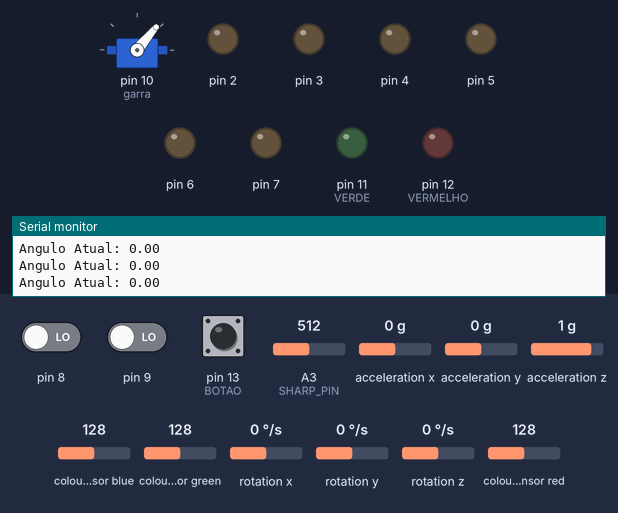
Simulated run of this sketch. Board: Arduino Uno, built with avr-gcc and run on an emulated ATmega328P. Shown: servo, output pins drawn as LEDs (lit = HIGH), the last lines printed to the serial monitor. Inputs (shaded band) come from the test bench; at power-on: rotation z 0 °/s, pin 8 LOW, pin 9 LOW, pin 13 (BOTAO) HIGH, A3 (SHARP_PIN) = 512, acceleration x 0 g, acceleration y 0 g, acceleration z 1 g, colour sensor blue 128, colour sensor green 128, rotation x 0 °/s, rotation y 0 °/s, colour sensor red 128.

Above: at 5.2 s.
5.3 s: rotation z set to -27 °/s
8.3 s: rotation z set to -33 °/s
At 9.6 s:
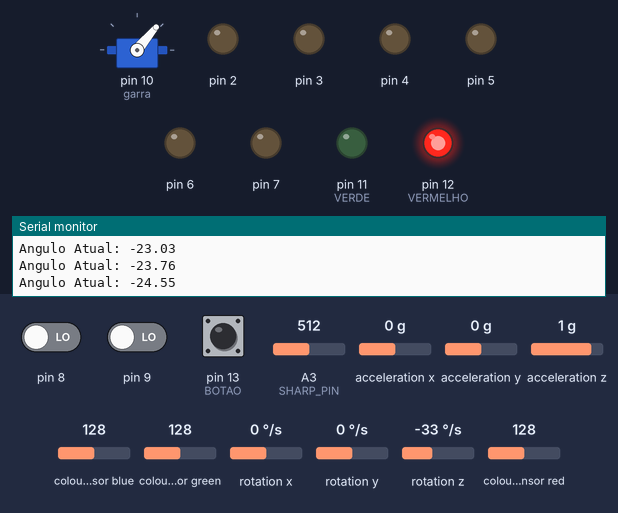
Timing chart, 0 to 11.3 s (numbered marks = the images above; inputs shaded):
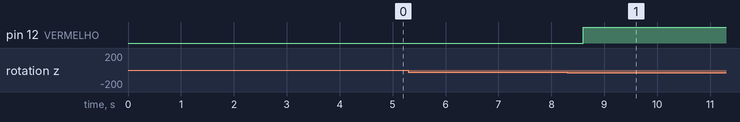

Measured:
- the behaviour switches between -30 and -31 °/s on rotation z (found by bisection; images 0 and 1)

The sketch:

main.ino
```cpp
#include "Carrinho.h"
#include "Giroscopio.h"
#include <Servo.h>

Servo garra;

// Definição dos pinos
#define MOTOR_E1 2
#define MOTOR_E2 4
#define MOTOR_EV 3
#define MOTOR_D1 7
#define MOTOR_D2 5
#define MOTOR_DV 6
#define SHARP_PIN A3
#define LINHA_E 9
#define LINHA_D 8
#define VERMELHO 12
#define VERDE 11
#define BOTAO 13

/* Trabalhando com métodos
1 - Para andar para frente: carrinho.moverFrente();
2 - Para andar para traz:  carrinho.moverTras();
3 - Para girar para direita: carrinho.girarDireita();
4 - Para girar para esquerda: carrinho.girarEsquerda();
5 - Para parar: carrinho.parar();
6 - Para ler sensores: carrinho.lerSensores();
7 - Para atualizar os angulos do giroscopio:  giroscopio.update();
8 - Para girar para direita: giroscopio.girar(90); // 90 grus
9 - Para girar para esquerda: giroscopio.girar(-90); // -90 grus


*/

Carrinho carrinho(MOTOR_E1, MOTOR_E2, MOTOR_EV, MOTOR_D1, MOTOR_D2, MOTOR_DV, SHARP_PIN, LINHA_E, LINHA_D, VERMELHO, VERDE, BOTAO);
Giroscopio giroscopio;

// Controle do botão e estado
bool botaoPressionado = false;
int estadoFase = 0;

void setup() {
  Serial.begin(9600);
  carrinho.begin();
  giroscopio.begin();
  Serial.println("Sistema Inicializado!");
  garra.attach(10);
  garra.write(50);
  delay(2000);
}

void loop() {
  // Atualiza os valores do giroscópio
  giroscopio.update();

  // Lê sensores do carrinho
  carrinho.lerSensores();

  giroscopio.girar(90); // 90 grus


  // Verifica se o botão foi pressionado

  if (digitalRead(BOTAO) == LOW && !botaoPressionado) {
    delay(200); // Debounce simples
    estadoFase = (estadoFase + 1) % 3; // Alterna entre 0, 1 e 2
    botaoPressionado = true;
  } else if (digitalRead(BOTAO) == HIGH) {
    botaoPressionado = false;
  }

  // Controle das fases com switch case
  switch (estadoFase) {
    case 0: // Fase 0 - LED Vermelho
      digitalWrite(VERMELHO, HIGH);
      digitalWrite(VERDE, LOW);
      Serial.println("Fase: Vermelho");
      break;

    case 1: // Fase 1 - LED Verde
      digitalWrite(VERMELHO, LOW);
      digitalWrite(VERDE, HIGH);
      Serial.println("Fase: Verde");
      break;

    case 2: // Fase 2 - LED Amarelo (ambos ligados)
      digitalWrite(VERMELHO, HIGH);
      digitalWrite(VERDE, HIGH);
      Serial.println("Fase: Amarelo");
      break;
  }

  // Verifica se o botão está pressionado para iniciar a missão
  if (digitalRead(BOTAO) == LOW && botaoPressionado) {
    delay(1000); // Tempo para segurar o botão
    if (digitalRead(BOTAO) == LOW) {
      // Iniciar a missão e desligar os LEDs
      digitalWrite(VERMELHO, LOW);
      digitalWrite(VERDE, LOW);
      Serial.println("Missão Iniciada!");
      delay(1000); // Simula o início da missão
    }
  }

  delay(100); // Pequeno atraso para estabilizar leituras


}
```

Carrinho.cpp
```cpp
#include "Carrinho.h"

Carrinho::Carrinho(int e1, int e2, int ev, int d1, int d2, int dv, int sharp, int linhaE, int linhaD, int vermelho, int verde, int botao)
    : motorE1(e1), motorE2(e2), motorEV(ev), motorD1(d1), motorD2(d2), motorDV(dv),
      pinSharp(sharp), pinLinhaE(linhaE), pinLinhaD(linhaD), pinVermelho(vermelho), pinVerde(verde), pinBotao(botao),
      tcs(TCS34725_INTEGRATIONTIME_50MS, TCS34725_GAIN_4X) {
  vel = 255;
  distancia = 0;
  leituraLinhaE = leituraLinhaD = 0;
  r = g = b = c = 0;
  botaoPressionado = false;
  estadoFase = 0;
}

void Carrinho::begin() {
  pinMode(motorE1, OUTPUT);
  pinMode(motorE2, OUTPUT);
  pinMode(motorEV, OUTPUT);
  pinMode(motorD1, OUTPUT);
  pinMode(motorD2, OUTPUT);
  pinMode(motorDV, OUTPUT);
  pinMode(pinSharp, INPUT);
  pinMode(pinLinhaE, INPUT);
  pinMode(pinLinhaD, INPUT);
  pinMode(pinVermelho, OUTPUT);
  pinMode(pinVerde, OUTPUT);
  pinMode(pinBotao, INPUT_PULLUP); // Configura o botão como entrada com pull-up

  if (!tcs.begin()) {
    Serial.println("Sensor de cor não encontrado!");
  } else {
    Serial.println("Sensor de cor inicializado!");
  }
  giroscopio.begin();
}

void Carrinho::setVelocidade(int velocidade) {
  vel = velocidade;
}

void Carrinho::moverFrente() {
  digitalWrite(motorE1, HIGH);
  digitalWrite(motorE2, LOW);
  digitalWrite(motorD1, HIGH);
  digitalWrite(motorD2, LOW);
  analogWrite(motorEV, vel);
  analogWrite(motorDV, vel);
}

void Carrinho::moverTras() {
  digitalWrite(motorE1, LOW);
  digitalWrite(motorE2, HIGH);
  digitalWrite(motorD1, LOW);
  digitalWrite(motorD2, HIGH);
  analogWrite(motorEV, vel);
  analogWrite(motorDV, vel);
}

void Carrinho::girarEsquerda() {
  digitalWrite(motorE1, HIGH);
  digitalWrite(motorE2, HIGH);
  digitalWrite(motorD1, HIGH);
  digitalWrite(motorD2, LOW);
  analogWrite(motorEV, vel);
  analogWrite(motorDV, vel);
}

void Carrinho::girarDireita() {
  digitalWrite(motorE1, HIGH);
  digitalWrite(motorE2, LOW);
  digitalWrite(motorD1, HIGH);
  digitalWrite(motorD2, HIGH);
  analogWrite(motorEV, vel);
  analogWrite(motorDV, vel);
}

void Carrinho::parar() {
  digitalWrite(motorE1, LOW);
  digitalWrite(motorE2, LOW);
  digitalWrite(motorD1, LOW);
  digitalWrite(motorD2, LOW);
  analogWrite(motorEV, 0);
  analogWrite(motorDV, 0);
}

void Carrinho::seguirLinha() {
  if (leituraLinhaE == LOW && leituraLinhaD == LOW) {
    moverFrente();
  } else if (leituraLinhaE == HIGH) {
    girarEsquerda();
  } else if (leituraLinhaD == HIGH) {
    girarDireita();
  } else {
    parar();
  }
}

// void Carrinho::verificarBotao() {
//   // Verifica se o botão foi pressionado
//   if (digitalRead(pinBotao) == LOW && !botaoPressionado) {
//     delay(200); // Debounce simples
//     estadoFase = (estadoFase + 1) % 3; // Alterna entre 0, 1 e 2
//     botaoPressionado = true;
//     Serial.print("Fase: ");
//     Serial.println(estadoFase);
//   } else if (digitalRead(pinBotao) == HIGH) {
//     botaoPressionado = false;
//   }
// }

void Carrinho::pararPorDistancia(float distanciaLimite) {
  while (true) {
    lerSensores();
    if (distancia < distanciaLimite) {
      parar();
      Serial.println("Obstáculo detectado. Carrinho parado!");
      break; // Sai do loop
    }
    seguirLinha(); // Continua a seguir linha enquanto a distância for segura

  }

  // Exibe a distância final no Monitor Serial
  Serial.print("Distância final: ");
  Serial.print(distancia);
  Serial.println(" cm");
}

void Carrinho::verificarCor() {
  tcs.getRawData(&r, &g, &b, &c);

  if (g > 400) {
    digitalWrite(pinVermelho, HIGH); // Liga o LED vermelho
    digitalWrite(pinVerde, HIGH);   // Liga o LED verde
    Serial.println("Cor detectada: Amarelo");
  } else {
    digitalWrite(pinVermelho, HIGH); // Liga somente o LED vermelho
    digitalWrite(pinVerde, LOW);     // Desliga o LED verde
    Serial.println("Cor detectada: Outra (não Amarelo)");
  }

  Serial.print("R: ");
  Serial.print(r);
  Serial.print(" | G: ");
  Serial.print(g);
  Serial.print(" | B: ");
  Serial.println(b);
}

void Carrinho::lerSensores() {
  int leituraSharp = analogRead(pinSharp);


    distancia = 13*pow(leituraSharp * 0.0048828125 , -1);


  if (distancia > 30) distancia = 30;
  if (distancia < 4) distancia = 4;

  tcs.getRawData(&r, &g, &b, &c);

  leituraLinhaE = digitalRead(pinLinhaE);
  leituraLinhaD = digitalRead(pinLinhaD);

  giroscopio.update();
}

void Carrinho::enviarDadosParaESP32() {
  String dados = "<" + String(r) + "," + String(g) + "," + String(b) + "," +
                 String(distancia) + "," + String(leituraLinhaE) + "," +
                 String(leituraLinhaD) + ">";
  Serial.println(dados);
}

void Carrinho::imprimirDadosUmaLinha() {
  Serial.print("R: ");
  Serial.print(r);
  Serial.print(" | G: ");
  Serial.print(g);
  Serial.print(" | B: ");
  Serial.print(b);
  Serial.print(" | Distância: ");
  Serial.print(distancia);
  Serial.print(" cm");
  Serial.print(" | LinhaE: ");
  Serial.print(leituraLinhaE ? "Detectada" : "Não detectada");
  Serial.print(" | LinhaD: ");
  Serial.print(leituraLinhaD ? "Detectada" : "Não detectada");
  Serial.println();
}
```

Carrinho.h
```cpp
#ifndef CARRINHO_H
#define CARRINHO_H

#include <Arduino.h>
#include <Adafruit_TCS34725.h> // Biblioteca do sensor de cor
#include "Giroscopio.h"

class Carrinho {
private:
  // Motores
  int motorE1, motorE2, motorEV;
  int motorD1, motorD2, motorDV;
  int vel;

  // LEDs
  int pinVermelho; // Pino do LED vermelho
  int pinVerde;    // Pino do LED verde

  //botao
  // Botão
  int pinBotao;
  bool botaoPressionado;
  int estadoFase;

  // Sensores
  int pinSharp;
  int pinLinhaE, pinLinhaD;
  Adafruit_TCS34725 tcs;
  Giroscopio giroscopio;

  // Variáveis de leitura
  float distancia;
  uint16_t r, g, b, c; // Valores RGB do sensor de cor
  int leituraLinhaE, leituraLinhaD;

public:
  // Construtor
  Carrinho(int e1, int e2, int ev, int d1, int d2, int dv, int sharp, int linhaE, int linhaD, int vermelho, int verde,int botao);

  // Métodos básicos
  void begin(); // Inicializa os pinos e sensores
  void setVelocidade(int velocidade); // Define a velocidade dos motores
  void moverFrente(); // Move o carrinho para frente
  void moverTras(); // Move o carrinho para trás
  void girarEsquerda(); // Gira o carrinho para a esquerda
  void girarDireita(); // Gira o carrinho para a direita
  void parar(); // Para todos os motores

  // Sensores
  void lerSensores(); // Faz a leitura dos sensores
  String detectarCor(); // Detecta a cor com base nos valores RGB
  void verificarCor(); // Detecta a cor e aciona os LEDs

  // Controle com sensores
  void seguirLinha(); // Seguir a linha com os sensores de linha
  void pararPorDistancia(float distanciaLimite); // Para o carrinho com base na distância

  // Comunicação
  void enviarDadosParaESP32(); // Envia os dados lidos para o ESP32
  void imprimirDadosUmaLinha(); // Imprime os dados no monitor serial

  // Controle com giroscópio (opcional)
  void girarComGiroscopio(Giroscopio& giroscopio, float anguloDesejado);
  // void verificarBotao();
};

#endif
```

Giroscopio.cpp
```cpp
#include "Giroscopio.h"

Giroscopio::Giroscopio() : mpu(Wire), angX(0), angY(0), angZ(0) {}

void Giroscopio::begin() {
  mpu.begin();
  mpu.calcOffsets(); // Realiza a calibração inicial do giroscópio
}

void Giroscopio::update() {
  mpu.update();
  angX = mpu.getAngleX();
  angY = mpu.getAngleY();
  angZ = mpu.getAngleZ();
}

float Giroscopio::getAnguloX() {
  return angX;
}

float Giroscopio::getAnguloY() {
  return angY;
}

float Giroscopio::getAnguloZ() {
  return angZ;
}

void Giroscopio::imprimirAngulos() {
  Serial.print("Angulo X: "); Serial.print(angX, 2); Serial.print("°");
  Serial.print(" | Angulo Y: "); Serial.print(angY, 2); Serial.print("°");
  Serial.print(" | Angulo Z: "); Serial.print(angZ, 2); Serial.println("°");
}

void Giroscopio::girar(float anguloDesejado) {
  float anguloAtual = 0;
  unsigned long tempoAnterior = millis();
  unsigned long tempoAtual;

  Serial.println("Iniciando rotação...");

  // Loop para calcular o ângulo baseado no giroscópio
  while (abs(anguloAtual) < abs(anguloDesejado)) {
    // Atualiza os valores do giroscópio
    mpu.update();

    // Calcula o tempo decorrido
    tempoAtual = millis();
    float deltaT = (tempoAtual - tempoAnterior) / 1000.0; // Converte para segundos
    tempoAnterior = tempoAtual;

    // Integração da velocidade angular no eixo Z
    float velocidadeAngularZ = mpu.getGyroZ();
    anguloAtual += velocidadeAngularZ * deltaT;

    // Exibe o ângulo atual no monitor serial
    Serial.print("Angulo Atual: ");
    Serial.println(anguloAtual);
  }

   // Para o carrinho após alcançar o ângulo
  Serial.println("Rotação concluída!");
}
```

Giroscopio.h
```cpp
#ifndef GIROSCOPIO_H
#define GIROSCOPIO_H

#include <Wire.h>
#include "MPU6050_light.h" // Certifique-se de que este arquivo existe e está no diretório correto

class Giroscopio {
private:
  MPU6050 mpu;
  float angX, angY, angZ;

public:
  Giroscopio();
  void begin();
  void update();
  float getAnguloX();
  float getAnguloY();
  float getAnguloZ();
  void girar(float graus);  // Valor positivo para direita, negativo para esquerda
  void imprimirAngulos();   // Imprime os valores de angX, angY e angZ

};

#endif
```
